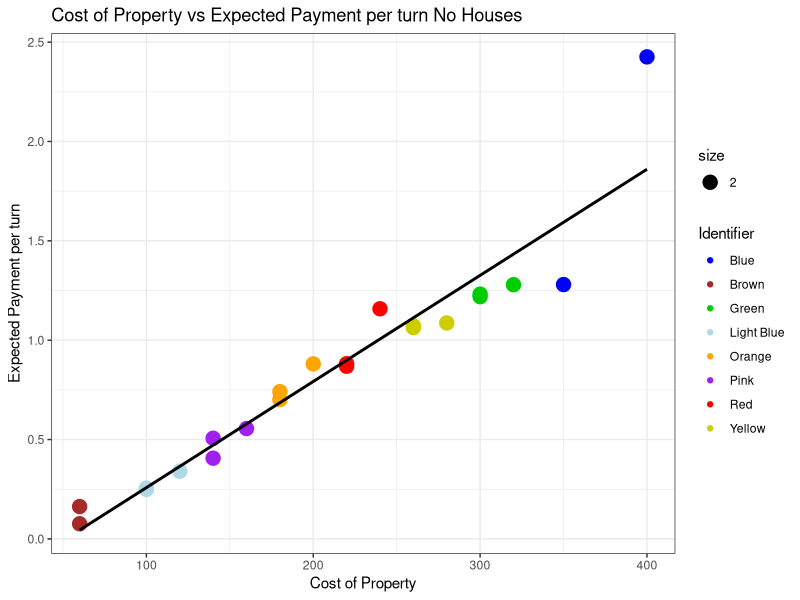
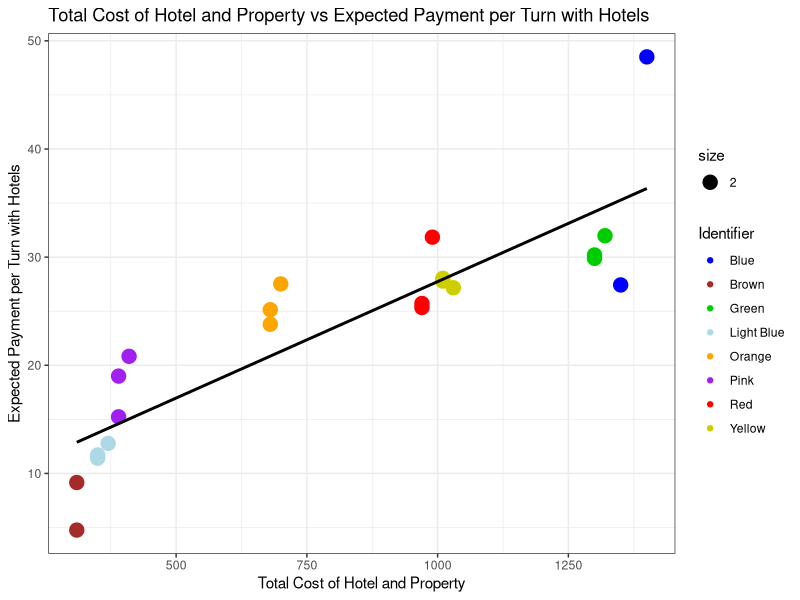
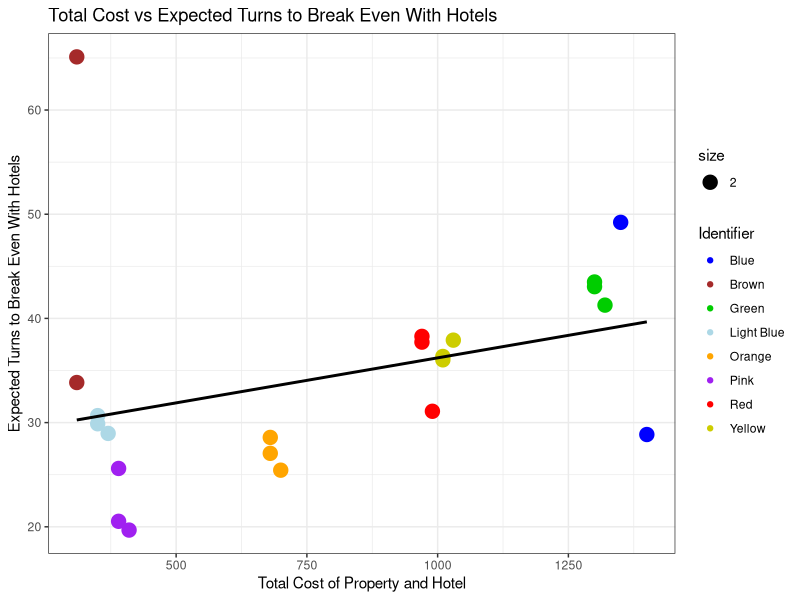
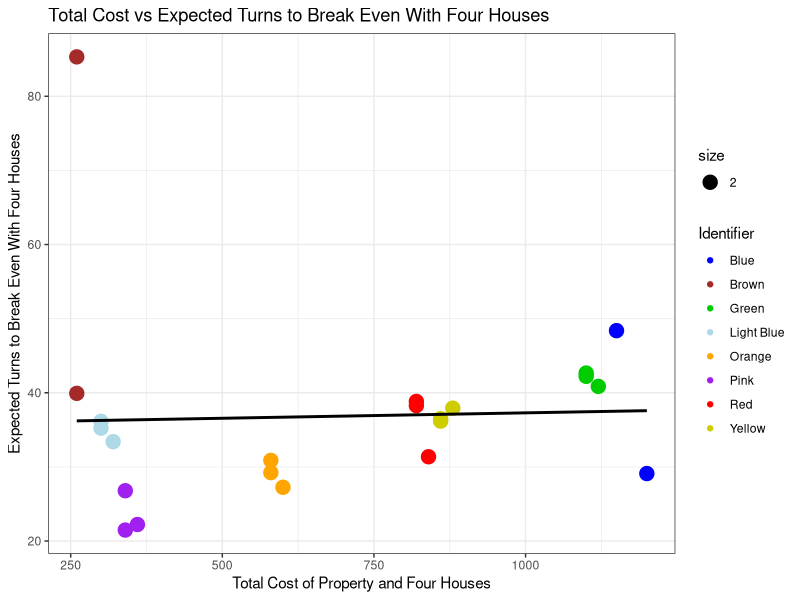
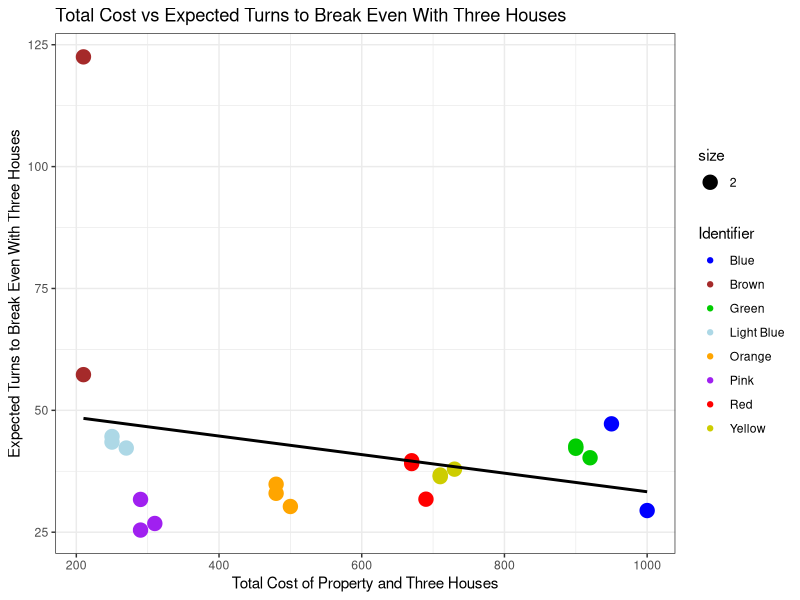
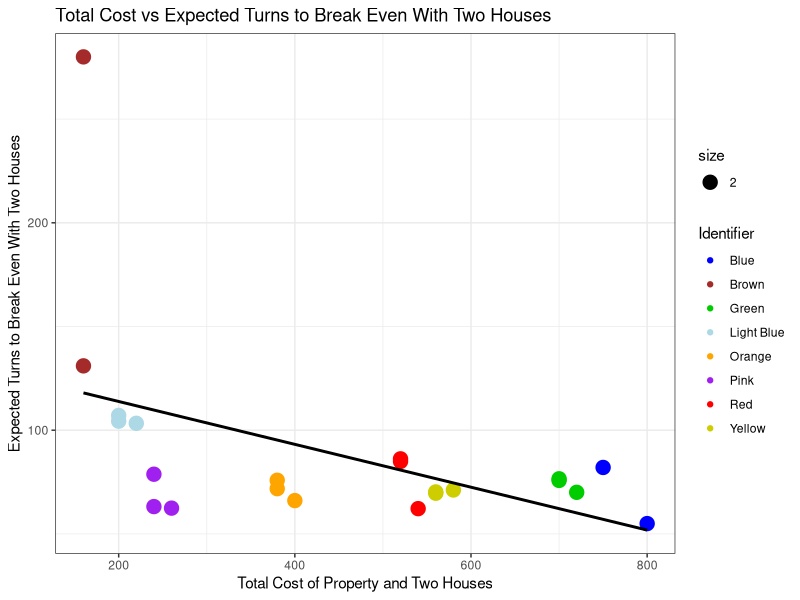
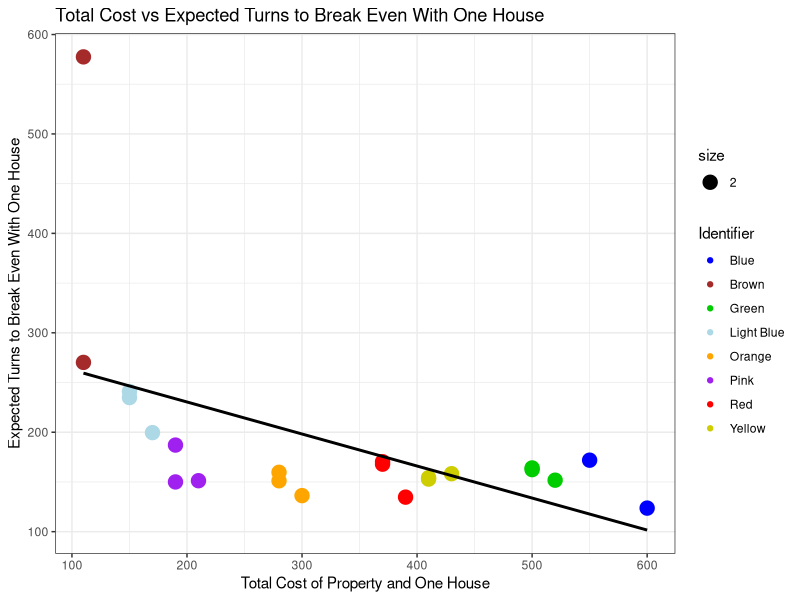
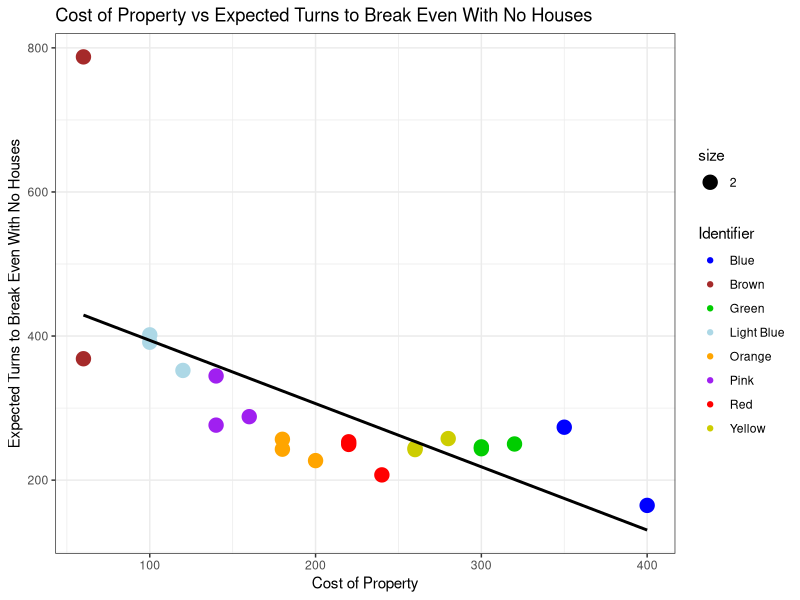

These charts were generated, in order, by the following R code:
## ---- chunk 1
knitr::opts_chunk$set(echo = TRUE)
## ---- chunk 2
library(tidyverse)
## ---- chunk 3
sim_data <- tibble(read.csv("monopolysimdata.csv"))
prop_data <- tibble(read.csv("monopolypropertydata.csv"))


m_data <- inner_join(sim_data, prop_data, by = "space")
just_prop <- m_data %>% drop_na(Hotel)

just_prop <- just_prop %>% mutate(expected_payment_base = rel*No_House_Doubled, expected_payment_one_house = rel*One_House, expected_payment_two_houses = rel*Two_Houses, expected_payment_three_houses = rel*Three_Houses, expected_payment_four_houses = rel*Four_Houses, expected_payment_hotel = rel*Hotel)

just_prop <- just_prop %>% mutate(hotel_cost_total = 5* House_Cost + Sale_Cost, four_houses_cost_total = 4* House_Cost + Sale_Cost, three_houses_cost_total = 3* House_Cost + Sale_Cost, two_houses_cost_total = 2* House_Cost + Sale_Cost, one_house_cost_total =  House_Cost + Sale_Cost)

just_prop <- just_prop %>% mutate(expected_turns_to_repay_hotel = hotel_cost_total/expected_payment_hotel, expected_turns_to_repay_four_houses = four_houses_cost_total/expected_payment_four_houses, expected_turns_to_repay_three_houses = three_houses_cost_total/ expected_payment_three_houses, expected_turns_to_repay_two_houses = two_houses_cost_total/expected_payment_two_houses, expected_turns_to_repay_one_house = one_house_cost_total/expected_payment_one_house, expected_turns_to_repay_base = Sale_Cost/expected_payment_base)
## ---- chunk 4
ggplot(data = just_prop, aes(x = Sale_Cost, y = expected_payment_base, size = 2)) + geom_point(aes(color = Identifier)) + geom_smooth(method = lm, se = FALSE, size =1, color = "black")+ scale_color_manual(values = c("blue","brown", "green3", "light blue", "orange", "purple", "red","yellow3")) + theme_bw() + labs(title = "Cost of Property vs Expected Payment per turn No Houses", x = "Cost of Property", y = "Expected Payment per turn")
## ---- chunk 5
ggplot(data = just_prop, aes(x = hotel_cost_total, y = expected_payment_hotel,  size = 2)) + geom_point(aes(color = Identifier)) + geom_smooth(method = lm, se = FALSE, size =1, color = "black") + scale_color_manual(values = c("blue","brown", "green3", "light blue", "orange", "purple", "red","yellow3")) + theme_bw() +labs(title = "Total Cost of Hotel and Property vs Expected Payment per Turn with Hotels", x = "Total Cost of Hotel and Property", y = "Expected Payment per Turn with Hotels")

## ---- chunk 6
ggplot(data = just_prop, aes(x = hotel_cost_total, y = expected_turns_to_repay_hotel,  size = 2)) + geom_point(aes(color = Identifier)) + geom_smooth(method = lm, se = FALSE, size =1, color = "black") + scale_color_manual(values = c("blue","brown", "green3", "light blue", "orange", "purple", "red","yellow3")) + theme_bw() + labs(title = "Total Cost vs Expected Turns to Break Even With Hotels", x = "Total Cost of Property and Hotel", y = "Expected Turns to Break Even With Hotels")
## ---- chunk 7
ggplot(data = just_prop, aes(x = four_houses_cost_total, y = expected_turns_to_repay_four_houses,  size = 2)) + geom_point(aes(color = Identifier)) + geom_smooth(method = lm, se = FALSE, size =1, color = "black") + scale_color_manual(values = c("blue","brown", "green3", "light blue", "orange", "purple", "red","yellow3")) + theme_bw() + labs(title = "Total Cost vs Expected Turns to Break Even With Four Houses", x = "Total Cost of Property and Four Houses", y = "Expected Turns to Break Even With Four Houses")
## ---- chunk 8
ggplot(data = just_prop, aes(x = three_houses_cost_total, y = expected_turns_to_repay_three_houses,  size = 2)) + geom_point(aes(color = Identifier)) + geom_smooth(method = lm, se = FALSE, size =1, color = "black") + scale_color_manual(values = c("blue","brown", "green3", "light blue", "orange", "purple", "red","yellow3")) + theme_bw() + labs(title = "Total Cost vs Expected Turns to Break Even With Three Houses", x = "Total Cost of Property and Three Houses", y = "Expected Turns to Break Even With Three Houses")
## ---- chunk 9
ggplot(data = just_prop, aes(x = two_houses_cost_total, y = expected_turns_to_repay_two_houses,  size = 2)) + geom_point(aes(color = Identifier)) + geom_smooth(method = lm, se = FALSE, size =1, color = "black") + scale_color_manual(values = c("blue","brown", "green3", "light blue", "orange", "purple", "red","yellow3")) + theme_bw() + labs(title = "Total Cost vs Expected Turns to Break Even With Two Houses", x = "Total Cost of Property and Two Houses", y = "Expected Turns to Break Even With Two Houses")
## ---- chunk 10
ggplot(data = just_prop, aes(x = one_house_cost_total, y = expected_turns_to_repay_one_house,  size = 2)) + geom_point(aes(color = Identifier)) + geom_smooth(method = lm, se = FALSE, size =1, color = "black") + scale_color_manual(values = c("blue","brown", "green3", "light blue", "orange", "purple", "red","yellow3")) + theme_bw() + labs(title = "Total Cost vs Expected Turns to Break Even With One House", x = "Total Cost of Property and One House", y = "Expected Turns to Break Even With One House")
## ---- chunk 11
ggplot(data = just_prop, aes(x = Sale_Cost, y = expected_turns_to_repay_base,  size = 2)) + geom_point(aes(color = Identifier)) + geom_smooth(method = lm, se = FALSE, size =1, color = "black") + scale_color_manual(values = c("blue","brown", "green3", "light blue", "orange", "purple", "red","yellow3")) + theme_bw() + labs(title = "Cost of Property vs Expected Turns to Break Even With No Houses", x = "Cost of Property", y = "Expected Turns to Break Even With No Houses")
## ---- chunk 12
just_prop <- just_prop %>% mutate(mean_turns_to_break_even = (expected_turns_to_repay_base + expected_turns_to_repay_one_house + expected_turns_to_repay_two_houses + expected_turns_to_repay_three_houses + expected_turns_to_repay_four_houses + expected_turns_to_repay_hotel) / 6 )

ggplot(data = just_prop, aes(x = Sale_Cost, y = mean_turns_to_break_even,  size = 2)) + geom_point(aes(color = Identifier)) + geom_smooth(method = lm, se = FALSE, size =1, color = "black") + scale_color_manual(values = c("blue","brown", "green3", "light blue", "orange", "purple", "red","yellow3")) + theme_bw() + labs(title = "Cost of Property vs Mean Turns to Break Even", x = "Cost of Property", y = "Mean Turns to Break Even")
## ---- chunk 13
just_prop %>% select(space, title, Identifier, Sale_Cost, mean_turns_to_break_even) %>% arrange(mean_turns_to_break_even)
## ---- chunk 14
just_prop %>% select(space, title, Identifier, Sale_Cost, mean_turns_to_break_even) %>% group_by(Identifier) %>% summarize(color_mean_turns_to_break_even = mean(mean_turns_to_break_even)) %>% arrange(color_mean_turns_to_break_even)
